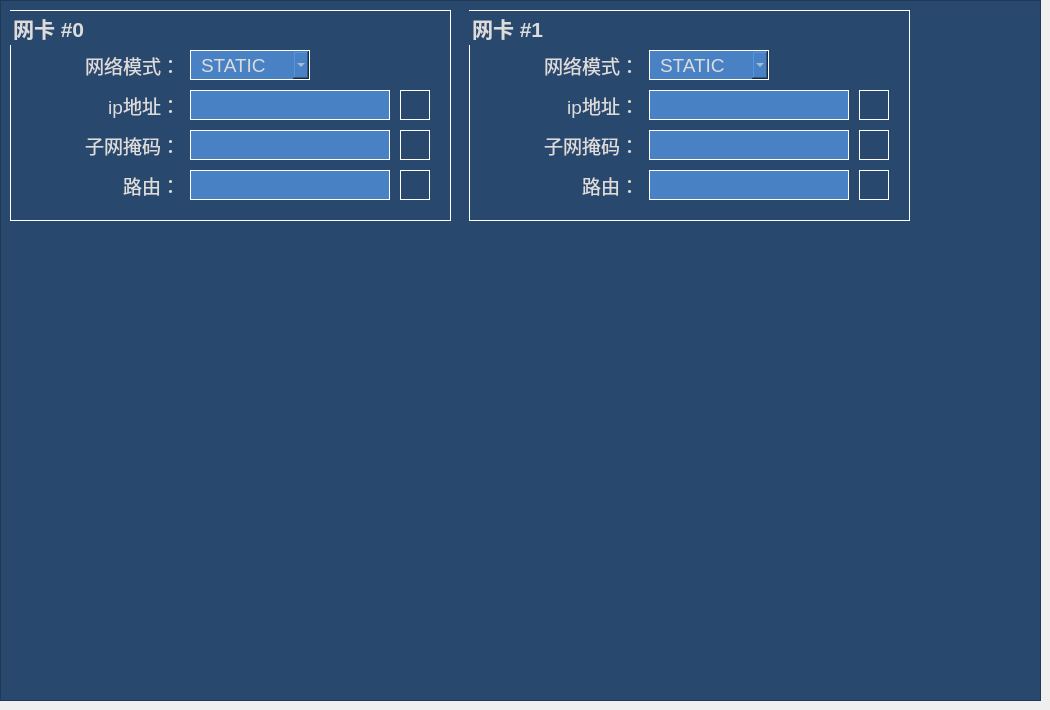
   <widget class="QWidget" name="tab_network">
    <attribute name="title">
     <string>网络</string>
    </attribute>
    <widget class="QFrame" name="frame_10">
     <property name="geometry">
      <rect>
       <x>0</x>
       <y>0</y>
       <width>1041</width>
       <height>701</height>
      </rect>
     </property>
     <property name="styleSheet">
      <string notr="true">background: rgb(40, 72, 110);
color: rgb(220, 220, 220);</string>
     </property>
     <property name="frameShape">
      <enum>QFrame::StyledPanel</enum>
     </property>
     <property name="frameShadow">
      <enum>QFrame::Raised</enum>
     </property>
     <widget class="QGroupBox" name="networkethernet1groupBox">
      <property name="geometry">
       <rect>
        <x>10</x>
        <y>10</y>
        <width>441</width>
        <height>211</height>
       </rect>
      </property>
      <property name="font">
       <font>
        <family>Tahoma</family>
        <pointsize>16</pointsize>
        <weight>75</weight>
        <bold>true</bold>
       </font>
      </property>
      <property name="styleSheet">
       <string notr="true">background: transparent;
border: 1 solid rgb(255,255,255);</string>
      </property>
      <property name="title">
       <string>网卡 #0 </string>
      </property>
      <widget class="QComboBox" name="networktype1comboBox">
       <property name="geometry">
        <rect>
         <x>180</x>
         <y>40</y>
         <width>120</width>
         <height>30</height>
        </rect>
       </property>
       <property name="font">
        <font>
         <family>Tahoma</family>
         <pointsize>14</pointsize>
        </font>
       </property>
       <property name="cursor">
        <cursorShape>PointingHandCursor</cursorShape>
       </property>
       <property name="styleSheet">
        <string notr="true">background: rgb(72, 130, 197);
color: rgb(220, 220, 220);
padding-left: 10; padding-right:10;</string>
       </property>
       <item>
        <property name="text">
         <string>STATIC</string>
        </property>
       </item>
       <item>
        <property name="text">
         <string>DHCP</string>
        </property>
       </item>
      </widget>
      <widget class="QLabel" name="networktype1label">
       <property name="geometry">
        <rect>
         <x>19</x>
         <y>40</y>
         <width>151</width>
         <height>30</height>
        </rect>
       </property>
       <property name="font">
        <font>
         <family>Tahoma</family>
         <pointsize>14</pointsize>
        </font>
       </property>
       <property name="styleSheet">
        <string notr="true">background: transparent;
border: 0;</string>
       </property>
       <property name="text">
        <string>网络模式：</string>
       </property>
       <property name="alignment">
        <set>Qt::AlignRight|Qt::AlignTrailing|Qt::AlignVCenter</set>
       </property>
      </widget>
      <widget class="QPushButton" name="networkipaddress1virtualkeypushButton">
       <property name="enabled">
        <bool>true</bool>
       </property>
       <property name="geometry">
        <rect>
         <x>390</x>
         <y>80</y>
         <width>30</width>
         <height>30</height>
        </rect>
       </property>
       <property name="cursor">
        <cursorShape>PointingHandCursor</cursorShape>
       </property>
       <property name="autoFillBackground">
        <bool>false</bool>
       </property>
       <property name="text">
        <string/>
       </property>
       <property name="icon">
        <iconset resource="dvr_main.qrc">
         <normaloff>:/skin/login_vkeyboard_btn.bmp</normaloff>:/skin/login_vkeyboard_btn.bmp</iconset>
       </property>
       <property name="iconSize">
        <size>
         <width>30</width>
         <height>30</height>
        </size>
       </property>
      </widget>
      <widget class="QLabel" name="networkipaddress1label">
       <property name="geometry">
        <rect>
         <x>30</x>
         <y>80</y>
         <width>140</width>
         <height>30</height>
        </rect>
       </property>
       <property name="font">
        <font>
         <family>Tahoma</family>
         <pointsize>14</pointsize>
        </font>
       </property>
       <property name="styleSheet">
        <string notr="true">background: transparent;
border: 0;</string>
       </property>
       <property name="text">
        <string>ip地址：</string>
       </property>
       <property name="alignment">
        <set>Qt::AlignRight|Qt::AlignTrailing|Qt::AlignVCenter</set>
       </property>
      </widget>
      <widget class="QLineEdit" name="networkipaddress1lineEdit">
       <property name="geometry">
        <rect>
         <x>180</x>
         <y>80</y>
         <width>200</width>
         <height>30</height>
        </rect>
       </property>
       <property name="font">
        <font>
         <family>Tahoma</family>
         <pointsize>14</pointsize>
        </font>
       </property>
       <property name="contextMenuPolicy">
        <enum>Qt::NoContextMenu</enum>
       </property>
       <property name="styleSheet">
        <string notr="true">background: rgb(72, 130, 197);
color: rgb(220, 220, 220);
padding-left: 10; padding-right:10;</string>
       </property>
       <property name="maxLength">
        <number>16</number>
       </property>
       <property name="echoMode">
        <enum>QLineEdit::Normal</enum>
       </property>
      </widget>
      <widget class="QPushButton" name="networksubnetmask1virtualkeypushButton">
       <property name="enabled">
        <bool>true</bool>
       </property>
       <property name="geometry">
        <rect>
         <x>390</x>
         <y>120</y>
         <width>30</width>
         <height>30</height>
        </rect>
       </property>
       <property name="cursor">
        <cursorShape>PointingHandCursor</cursorShape>
       </property>
       <property name="autoFillBackground">
        <bool>false</bool>
       </property>
       <property name="text">
        <string/>
       </property>
       <property name="icon">
        <iconset resource="dvr_main.qrc">
         <normaloff>:/skin/login_vkeyboard_btn.bmp</normaloff>:/skin/login_vkeyboard_btn.bmp</iconset>
       </property>
       <property name="iconSize">
        <size>
         <width>30</width>
         <height>30</height>
        </size>
       </property>
      </widget>
      <widget class="QLineEdit" name="networksubnetmask1lineEdit">
       <property name="geometry">
        <rect>
         <x>180</x>
         <y>120</y>
         <width>200</width>
         <height>30</height>
        </rect>
       </property>
       <property name="font">
        <font>
         <family>Tahoma</family>
         <pointsize>14</pointsize>
        </font>
       </property>
       <property name="contextMenuPolicy">
        <enum>Qt::NoContextMenu</enum>
       </property>
       <property name="styleSheet">
        <string notr="true">background: rgb(72, 130, 197);
color: rgb(220, 220, 220);
padding-left: 10; padding-right:10;</string>
       </property>
       <property name="maxLength">
        <number>16</number>
       </property>
       <property name="echoMode">
        <enum>QLineEdit::Normal</enum>
       </property>
      </widget>
      <widget class="QLabel" name="networksubnetmask1label">
       <property name="geometry">
        <rect>
         <x>30</x>
         <y>120</y>
         <width>140</width>
         <height>30</height>
        </rect>
       </property>
       <property name="font">
        <font>
         <family>Tahoma</family>
         <pointsize>14</pointsize>
        </font>
       </property>
       <property name="styleSheet">
        <string notr="true">background: transparent;
border: 0;</string>
       </property>
       <property name="text">
        <string>子网掩码：</string>
       </property>
       <property name="alignment">
        <set>Qt::AlignRight|Qt::AlignTrailing|Qt::AlignVCenter</set>
       </property>
      </widget>
      <widget class="QPushButton" name="networkgateway1virtualkeypushButton">
       <property name="enabled">
        <bool>true</bool>
       </property>
       <property name="geometry">
        <rect>
         <x>390</x>
         <y>160</y>
         <width>30</width>
         <height>30</height>
        </rect>
       </property>
       <property name="cursor">
        <cursorShape>PointingHandCursor</cursorShape>
       </property>
       <property name="autoFillBackground">
        <bool>false</bool>
       </property>
       <property name="text">
        <string/>
       </property>
       <property name="icon">
        <iconset resource="dvr_main.qrc">
         <normaloff>:/skin/login_vkeyboard_btn.bmp</normaloff>:/skin/login_vkeyboard_btn.bmp</iconset>
       </property>
       <property name="iconSize">
        <size>
         <width>30</width>
         <height>30</height>
        </size>
       </property>
      </widget>
      <widget class="QLineEdit" name="networkgateway1lineEdit">
       <property name="geometry">
        <rect>
         <x>180</x>
         <y>160</y>
         <width>200</width>
         <height>30</height>
        </rect>
       </property>
       <property name="font">
        <font>
         <family>Tahoma</family>
         <pointsize>14</pointsize>
        </font>
       </property>
       <property name="contextMenuPolicy">
        <enum>Qt::NoContextMenu</enum>
       </property>
       <property name="styleSheet">
        <string notr="true">background: rgb(72, 130, 197);
color: rgb(220, 220, 220);
padding-left: 10; padding-right:10;</string>
       </property>
       <property name="maxLength">
        <number>16</number>
       </property>
       <property name="echoMode">
        <enum>QLineEdit::Normal</enum>
       </property>
      </widget>
      <widget class="QLabel" name="networkgateway1label">
       <property name="geometry">
        <rect>
         <x>30</x>
         <y>160</y>
         <width>140</width>
         <height>30</height>
        </rect>
       </property>
       <property name="font">
        <font>
         <family>Tahoma</family>
         <pointsize>14</pointsize>
        </font>
       </property>
       <property name="styleSheet">
        <string notr="true">background: transparent;
border: 0;</string>
       </property>
       <property name="text">
        <string>路由：</string>
       </property>
       <property name="alignment">
        <set>Qt::AlignRight|Qt::AlignTrailing|Qt::AlignVCenter</set>
       </property>
      </widget>
     </widget>
     <widget class="QGroupBox" name="networkethernet2groupBox">
      <property name="geometry">
       <rect>
        <x>469</x>
        <y>10</y>
        <width>441</width>
        <height>211</height>
       </rect>
      </property>
      <property name="font">
       <font>
        <family>Tahoma</family>
        <pointsize>16</pointsize>
        <weight>75</weight>
        <bold>true</bold>
       </font>
      </property>
      <property name="styleSheet">
       <string notr="true">background: transparent;
border: 1 solid rgb(255,255,255);</string>
      </property>
      <property name="title">
       <string>网卡 #1 </string>
      </property>
      <widget class="QLineEdit" name="networkgateway2lineEdit">
       <property name="geometry">
        <rect>
         <x>180</x>
         <y>160</y>
         <width>200</width>
         <height>30</height>
        </rect>
       </property>
       <property name="font">
        <font>
         <family>Tahoma</family>
         <pointsize>14</pointsize>
        </font>
       </property>
       <property name="contextMenuPolicy">
        <enum>Qt::NoContextMenu</enum>
       </property>
       <property name="styleSheet">
        <string notr="true">background: rgb(72, 130, 197);
color: rgb(220, 220, 220);
padding-left: 10; padding-right:10;</string>
       </property>
       <property name="maxLength">
        <number>16</number>
       </property>
       <property name="echoMode">
        <enum>QLineEdit::Normal</enum>
       </property>
      </widget>
      <widget class="QPushButton" name="networkgateway2virtualkeypushButton">
       <property name="enabled">
        <bool>true</bool>
       </property>
       <property name="geometry">
        <rect>
         <x>390</x>
         <y>160</y>
         <width>30</width>
         <height>30</height>
        </rect>
       </property>
       <property name="cursor">
        <cursorShape>PointingHandCursor</cursorShape>
       </property>
       <property name="autoFillBackground">
        <bool>false</bool>
       </property>
       <property name="text">
        <string/>
       </property>
       <property name="icon">
        <iconset resource="dvr_main.qrc">
         <normaloff>:/skin/login_vkeyboard_btn.bmp</normaloff>:/skin/login_vkeyboard_btn.bmp</iconset>
       </property>
       <property name="iconSize">
        <size>
         <width>30</width>
         <height>30</height>
        </size>
       </property>
      </widget>
      <widget class="QComboBox" name="networktype2comboBox">
       <property name="geometry">
        <rect>
         <x>180</x>
         <y>40</y>
         <width>120</width>
         <height>30</height>
        </rect>
       </property>
       <property name="font">
        <font>
         <family>Tahoma</family>
         <pointsize>14</pointsize>
        </font>
       </property>
       <property name="cursor">
        <cursorShape>PointingHandCursor</cursorShape>
       </property>
       <property name="styleSheet">
        <string notr="true">background: rgb(72, 130, 197);
color: rgb(220, 220, 220);
padding-left: 10; padding-right:10;</string>
       </property>
       <item>
        <property name="text">
         <string>STATIC</string>
        </property>
       </item>
       <item>
        <property name="text">
         <string>DHCP</string>
        </property>
       </item>
      </widget>
      <widget class="QLabel" name="networksubnetmask2label">
       <property name="geometry">
        <rect>
         <x>30</x>
         <y>120</y>
         <width>140</width>
         <height>30</height>
        </rect>
       </property>
       <property name="font">
        <font>
         <family>Tahoma</family>
         <pointsize>14</pointsize>
        </font>
       </property>
       <property name="styleSheet">
        <string notr="true">background: transparent;
border: 0;</string>
       </property>
       <property name="text">
        <string>子网掩码：</string>
       </property>
       <property name="alignment">
        <set>Qt::AlignRight|Qt::AlignTrailing|Qt::AlignVCenter</set>
       </property>
      </widget>
      <widget class="QLabel" name="networktype2label">
       <property name="geometry">
        <rect>
         <x>9</x>
         <y>40</y>
         <width>161</width>
         <height>30</height>
        </rect>
       </property>
       <property name="font">
        <font>
         <family>Tahoma</family>
         <pointsize>14</pointsize>
        </font>
       </property>
       <property name="styleSheet">
        <string notr="true">background: transparent;
border: 0;</string>
       </property>
       <property name="text">
        <string>网络模式：</string>
       </property>
       <property name="alignment">
        <set>Qt::AlignRight|Qt::AlignTrailing|Qt::AlignVCenter</set>
       </property>
      </widget>
      <widget class="QLabel" name="networkgateway2label">
       <property name="geometry">
        <rect>
         <x>30</x>
         <y>160</y>
         <width>140</width>
         <height>30</height>
        </rect>
       </property>
       <property name="font">
        <font>
         <family>Tahoma</family>
         <pointsize>14</pointsize>
        </font>
       </property>
       <property name="styleSheet">
        <string notr="true">background: transparent;
border: 0;</string>
       </property>
       <property name="text">
        <string>路由：</string>
       </property>
       <property name="alignment">
        <set>Qt::AlignRight|Qt::AlignTrailing|Qt::AlignVCenter</set>
       </property>
      </widget>
      <widget class="QPushButton" name="networkipaddress2virtualkeypushButton">
       <property name="enabled">
        <bool>true</bool>
       </property>
       <property name="geometry">
        <rect>
         <x>390</x>
         <y>80</y>
         <width>30</width>
         <height>30</height>
        </rect>
       </property>
       <property name="cursor">
        <cursorShape>PointingHandCursor</cursorShape>
       </property>
       <property name="autoFillBackground">
        <bool>false</bool>
       </property>
       <property name="text">
        <string/>
       </property>
       <property name="icon">
        <iconset resource="dvr_main.qrc">
         <normaloff>:/skin/login_vkeyboard_btn.bmp</normaloff>:/skin/login_vkeyboard_btn.bmp</iconset>
       </property>
       <property name="iconSize">
        <size>
         <width>30</width>
         <height>30</height>
        </size>
       </property>
      </widget>
      <widget class="QLineEdit" name="networkipaddress2lineEdit">
       <property name="geometry">
        <rect>
         <x>180</x>
         <y>80</y>
         <width>200</width>
         <height>30</height>
        </rect>
       </property>
       <property name="font">
        <font>
         <family>Tahoma</family>
         <pointsize>14</pointsize>
        </font>
       </property>
       <property name="contextMenuPolicy">
        <enum>Qt::NoContextMenu</enum>
       </property>
       <property name="styleSheet">
        <string notr="true">background: rgb(72, 130, 197);
color: rgb(220, 220, 220);
padding-left: 10; padding-right:10;</string>
       </property>
       <property name="maxLength">
        <number>16</number>
       </property>
       <property name="echoMode">
        <enum>QLineEdit::Normal</enum>
       </property>
      </widget>
      <widget class="QLabel" name="networkipaddress2label">
       <property name="geometry">
        <rect>
         <x>30</x>
         <y>80</y>
         <width>140</width>
         <height>30</height>
        </rect>
       </property>
       <property name="font">
        <font>
         <family>Tahoma</family>
         <pointsize>14</pointsize>
        </font>
       </property>
       <property name="styleSheet">
        <string notr="true">background: transparent;
border: 0;</string>
       </property>
       <property name="text">
        <string>ip地址：</string>
       </property>
       <property name="alignment">
        <set>Qt::AlignRight|Qt::AlignTrailing|Qt::AlignVCenter</set>
       </property>
      </widget>
      <widget class="QLineEdit" name="networksubnetmask2lineEdit">
       <property name="geometry">
        <rect>
         <x>180</x>
         <y>120</y>
         <width>200</width>
         <height>30</height>
        </rect>
       </property>
       <property name="font">
        <font>
         <family>Tahoma</family>
         <pointsize>14</pointsize>
        </font>
       </property>
       <property name="contextMenuPolicy">
        <enum>Qt::NoContextMenu</enum>
       </property>
       <property name="styleSheet">
        <string notr="true">background: rgb(72, 130, 197);
color: rgb(220, 220, 220);
padding-left: 10; padding-right:10;</string>
       </property>
       <property name="maxLength">
        <number>16</number>
       </property>
       <property name="echoMode">
        <enum>QLineEdit::Normal</enum>
       </property>
      </widget>
      <widget class="QPushButton" name="networksubnetmask2virtualkeypushButton">
       <property name="enabled">
        <bool>true</bool>
       </property>
       <property name="geometry">
        <rect>
         <x>390</x>
         <y>120</y>
         <width>30</width>
         <height>30</height>
        </rect>
       </property>
       <property name="cursor">
        <cursorShape>PointingHandCursor</cursorShape>
       </property>
       <property name="autoFillBackground">
        <bool>false</bool>
       </property>
       <property name="text">
        <string/>
       </property>
       <property name="icon">
        <iconset resource="dvr_main.qrc">
         <normaloff>:/skin/login_vkeyboard_btn.bmp</normaloff>:/skin/login_vkeyboard_btn.bmp</iconset>
       </property>
       <property name="iconSize">
        <size>
         <width>30</width>
         <height>30</height>
        </size>
       </property>
      </widget>
     </widget>
    </widget>
   </widget>
